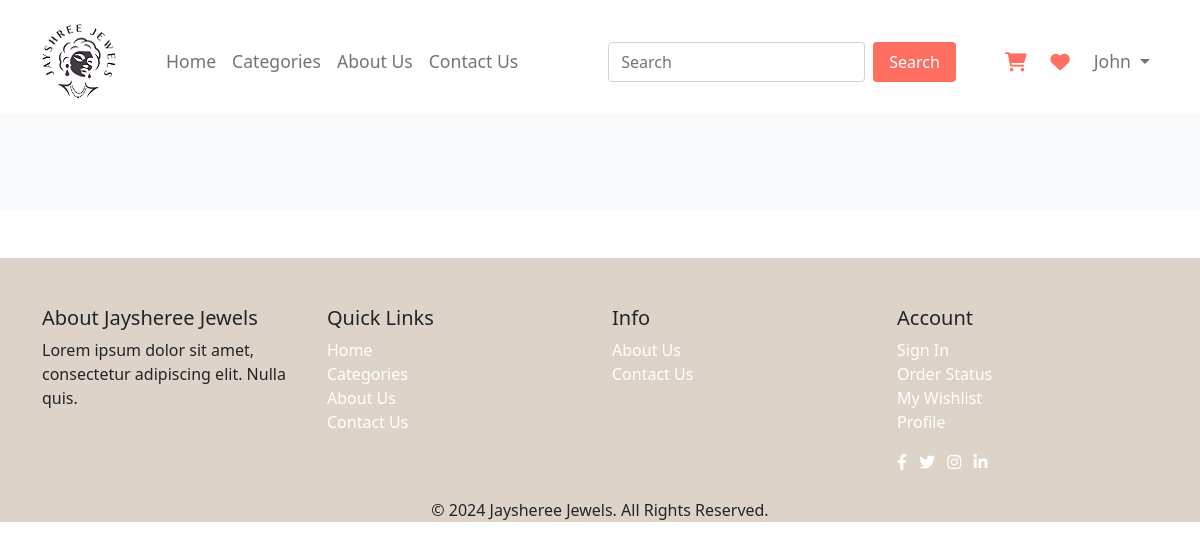
The page /user/single-product.php?p_code=PRO02 on the database as committed earlier.
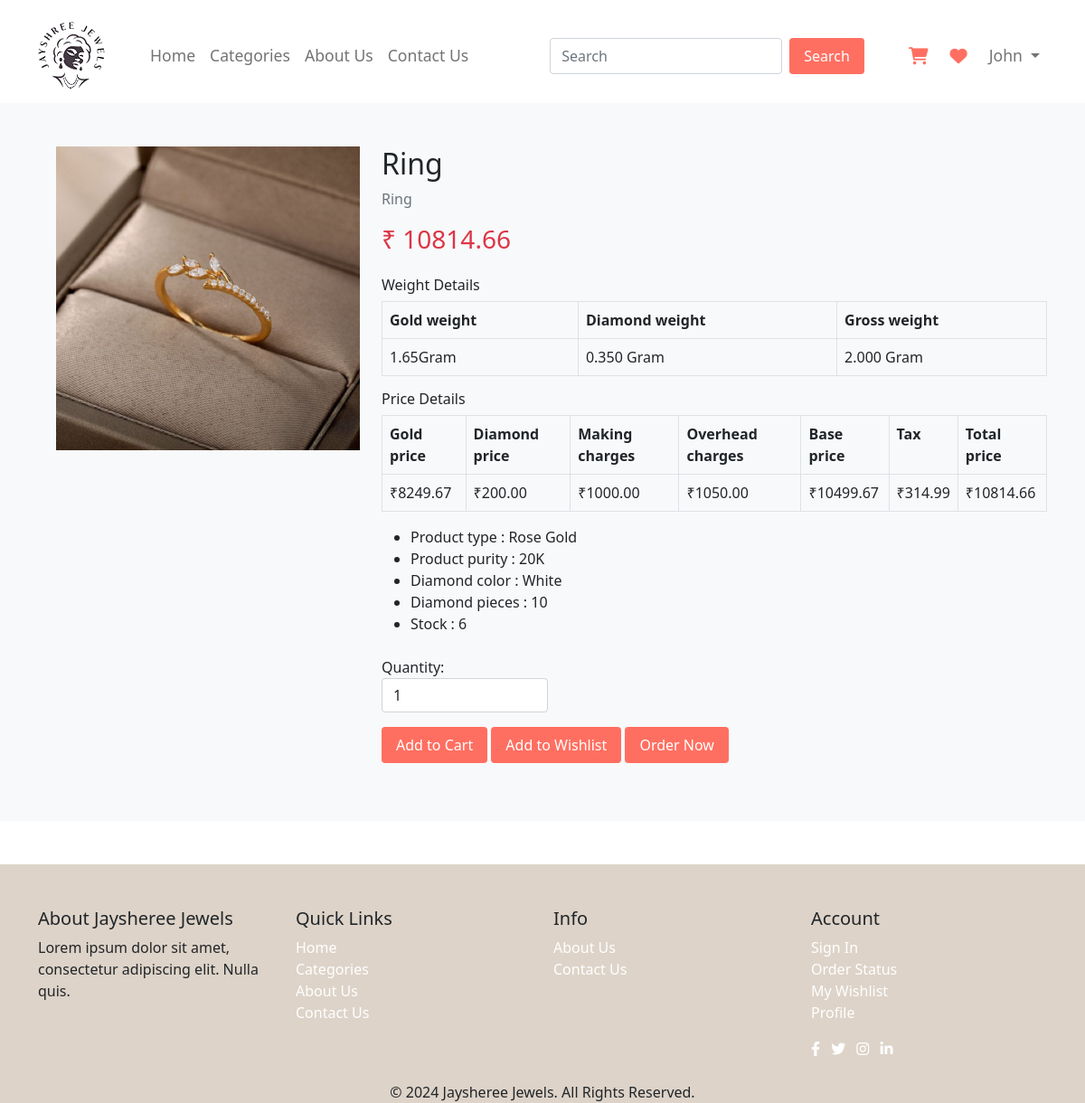
The same page on the database as committed later.
### tables this page shows
CREATE TABLE `product_tbl` (
  `p_id` int(10) NOT NULL,
  `p_code` varchar(10) NOT NULL,
  `p_name` varchar(100) NOT NULL,
  `p_c_code` varchar(10) NOT NULL,
  `p_type` varchar(30) NOT NULL,
  `p_gross_weight` decimal(10,3) NOT NULL,
  `p_diamond_weight` decimal(5,3) NOT NULL,
  `p_diamond_pices` int(5) NOT NULL,
  `p_purity` varchar(50) NOT NULL,
  `p_gold_weight` decimal(5,2) NOT NULL,
  `p_gold_price` decimal(10,2) NOT NULL,
  `p_diamond_price` decimal(10,2) NOT NULL,
  `p_making_charge` decimal(10,2) NOT NULL,
  `p_overhead_charges` decimal(10,2) NOT NULL,
  `p_base_price` decimal(10,2) NOT NULL,
  `p_tax` decimal(10,2) NOT NULL,
  `p_total_price` decimal(10,2) NOT NULL,
  `p_diamond_color` varchar(30) NOT NULL,
  `p_stock` int(5) NOT NULL,
  `p_image` varchar(100) NOT NULL,
  `p_status` varchar(10) NOT NULL
);

CREATE TABLE `category_tbl` (
  `c_id` int(11) NOT NULL,
  `c_code` varchar(10) NOT NULL,
  `c_name` varchar(255) NOT NULL,
  `c_gender` varchar(10) NOT NULL,
  `c_image` varchar(255) DEFAULT NULL,
  `c_status` varchar(10) NOT NULL
);

### user/single-product.php (the view, shortened to what this page needs)
<?php
include_once 'header.php';
include_once '../conn.php';
$p_code = $_GET['p_code'];
$q = "select * from product_tbl P INNER JOIN category_tbl C on P.p_c_code=C.c_code where p_code='$p_code' ";
$result = mysqli_query($con, $q);
?>
<section class="product-page py-5 bg-light">
    <div class="container">
        <?php
        while ($r = mysqli_fetch_assoc($result)) {
            ?>
            <div class="row">
                <div class="col-md-4 d-flex">
                    <div class="col-md-12">
                        <div class="product-main-image">
                            <img id="mainProductImage" src="<?php echo $r['p_image']; ?>" class="img-fluid main-img"
                                alt="Main Product Image">
                        </div>
                    </div>
                </div>
                <div class="col-md-8">
                    <div class="product-details">
                        <h2><?php echo $r['p_name']; ?></h2>
                        <p class="text-muted"><?php echo $r['c_name']; ?></p>
                        <h3 class="text-danger">&#8377; <?php echo $r['p_total_price']; ?></h3>
                        <div class="mt-4">
                            <h6>Weight Details</h6>
                            <div class="table-responsive">
                                <table class="table table-bordered">
                                    <tr>
                                        <th>Gold weight</th>
                                        <th>Diamond weight</th>
                                        <th>Gross weight</th>
                                    </tr>
                                    <tr>
                                        <td><?php echo $r['p_gold_weight']; ?>Gram</td>
                                        <td><?php echo $r['p_diamond_weight']; ?> Gram</td>
                                        <td><?php echo $r['p_gross_weight']; ?> Gram</td>
                                    </tr>
                                </table>
                            </div>
                            <h6>Price Details</h6>
                            <div class="table-responsive">
                                <table class="table table-bordered">
                                    <tr>
                                        <th>Gold price</th>
                                        <th>Diamond price</th>
                                        <th>Making charges</th>
                                        <th>Overhead charges</th>
                                        <th>Base price</th>
                                        <th>Tax</th>
                                        <th>Total price</th>
                                    </tr>
                                    <tr>
                                        <td>₹<?php echo $r['p_gold_price']; ?></td>
                                        <td>₹<?php echo $r['p_diamond_price']; ?></td>
                                        <td>₹<?php echo $r['p_making_charge']; ?></td>
                                        <td>₹<?php echo $r['p_overhead_charges']; ?></td>
                                        <td>₹<?php echo $r['p_base_price']; ?></td>
                                        <td>₹<?php echo $r['p_tax']; ?></td>
                                        <td>₹<?php echo $r['p_total_price']; ?></td>
                                    </tr>
                                </table>
                            </div>
                            <ul>
                                <li>Product type : <?php echo $r['p_type']; ?></li>
                                <li>Product purity : <?php echo $r['p_purity']; ?></li>
                                <li>Diamond color : <?php echo $r['p_diamond_color']; ?></li>
                                <li>Diamond pieces : <?php echo $r['p_diamond_pices']; ?></li>
                                <li>Stock : <?php echo $r['p_stock']; ?></li>
                            </ul>
                        </div>
                        <div class="product-options mt-4">
                            <div class="form-group">
                                <label for="quantity">Quantity:</label>
                                <input type="number" id="quantity" name="quantity" value="1" class="form-control w-25">
                            </div>
                            <div class="form-group mt-3">
                                <a href="cart.php"><input type='submit' name='cart' value='Add to Cart' class='buy-now'></a>
                                <a href="wishlist.php"><input type='submit' name='wishlist' value='Add to Wishlist'
                                        class='buy-now'></a>
                                <a href="order.php"><input type='submit' name='order' value='Order Now' class='buy-now'></a>
                            </div>
                        </div>
                    </div>
                </div>
            </div>
            <?php
        }
        ?>
    </div>
</section>
<br /><br />
<?php
include_once('footer.php');
?>

### user/header.php (shortened to what this page needs)
<!DOCTYPE html>
<html lang="en">
<head>
    <link rel="stylesheet" href="../css/bootstrap.min.css">
    <link rel="stylesheet" href="../css/user_style.css">
    <link rel="stylesheet" href="https://cdnjs.cloudflare.com/ajax/libs/font-awesome/6.0.0-beta3/css/all.min.css">
</head>
<body>
<header>
    <div class="container-fluid">
        <nav class="navbar navbar-expand-lg navbar-light pt-4">
            <div class="container">
                <a href="index.php"><img src="../images/logo1.png" alt="Jayshree Jewels" class="img-fluid"></a>
                <div class="collapse navbar-collapse" id="navbarNav">
                    <ul class="navbar-nav mx-auto">
                        <li class="nav-item">
                            <a class="nav-link" href="index.php" data-page="home">Home</a>
                        </li>
                        <li class="nav-item">
                            <a class="nav-link" href="category.php" data-page="categories">Categories</a>
                        </li>
                        <li class="nav-item">
                            <a class="nav-link" href="aboutUs.php" data-page="about">About Us</a>
                        </li>
                        <li class="nav-item">
                            <a class="nav-link" href="contactUs.php" data-page="contact">Contact Us</a>
                        </li>
                    </ul>
                    <form class="d-flex ms-auto" action="search.php" method="GET">
                        <input class="form-control me-2" type="search" placeholder="Search" aria-label="Search" name="query">
                        <button class="buy-now" type="submit">Search</button>
                    </form>
                    <ul class="navbar-nav ms-auto d-flex align-items-center">
                        <li class="nav-item nav-icons">
                            <a class="nav-link" href="cart.php">
                                <i class="fas fa-shopping-cart"></i>
                            </a>
                        </li>
                        <li class="nav-item nav-icons">
                            <a class="nav-link" href="wishlist.php">
                                <i class="fas fa-heart"></i>
                            </a>
                        </li>
                        <li class="nav-item dropdown">
                            <a class="nav-link dropdown-toggle" href="#" id="navbarDropdown" role="button" data-bs-toggle="dropdown" aria-expanded="false">
                                John
                            </a>
                        </li>
                    </ul>
                </div>
            </div>
        </nav>
    </div>
</header>

### user/footer.php
    <footer class=" bg-footer text-dark pt-5">
        <div class="container">
            <div class="row">
                <div class="col-md-3">
                    <h5>About Jaysheree Jewels</h5>
                    <p>Lorem ipsum dolor sit amet, consectetur adipiscing elit. Nulla quis.</p>
                </div>
                <div class="col-md-3">
                    <h5>Quick Links</h5>
                    <ul class="list-unstyled">
                        <li><a href="index.php" class="text-white">Home</a></li>
                        <li><a href="category.php" class="text-white">Categories</a></li>
                        <li><a href="aboutUs.php" class="text-white">About Us</a></li>
                        <li><a href="contactUs.php" class="text-white">Contact Us</a></li>
                    </ul>
                </div>
                <div class="col-md-3">
                    <h5>Info</h5>
                    <ul class="list-unstyled">
                        <li><a href="aboutUs.php" class="text-white">About Us</a></li>
                        <li><a href="contactUs.php" class="text-white">Contact Us</a></li>
                    </ul>
                  </div>
                <div class="col-md-3">
                    <h5>Account</h5>
                    <ul class="list-unstyled">
                        <li><a href="signin.php" class="text-white">Sign In</a></li>
                        <li><a href="order-history.php" class="text-white">Order Status</a></li>
                        <li><a href="wishlist.php" class="text-white">My Wishlist</a></li>
                        <li><a href="profile.php" class="text-white">Profile</a></li>
                    </ul>
                    <div class="social-icons mt-3">
                        <a href="#" class="text-white me-2"><i class="fab fa-facebook-f"></i></a>
                        <a href="#" class="text-white me-2"><i class="fab fa-twitter"></i></a>
                        <a href="#" class="text-white me-2"><i class="fab fa-instagram"></i></a>
                        <a href="#" class="text-white"><i class="fab fa-linkedin-in"></i></a>
                    </div>
                </div>
            </div>
            <div class="row mt-4">
                <div class="col text-center">
                    <p class="mb-0">&copy; 2024 Jaysheree Jewels. All Rights Reserved.</p>
                </div>
            </div>
        </div>
    </footer>
</body>
</html>

### css/user_style.css (style rules this page uses)
body { overflow-x: hidden; }
.navbar-nav { white-space: nowrap; }
.nav-icons .nav-link { display: flex; align-items: center; padding: 0.5rem 1rem; }
.nav-icons .nav-link i { font-size: 1.2rem; margin-right: 0.5rem; color: #ff6f61; }
.navbar { padding: 15px 0; }
.navbar-nav .nav-link { color: #6b5841; font-size: 1.1em; padding: 0 20px; }
.buy-now { background-color: #ff6f61; color: #fff; padding: 0.5rem 1rem; border: none; border-radius: 4px; cursor: pointer; font-size: 1rem; transition: background-color 0.3s; }
body { display: flex; flex-direction: column; min-height: 100vh; }
.bg-footer { background-color: #ddd3c8; color: #fff; }
.product-main-image { position: relative; margin-left: 20px; }
.product-main-image img { width: 100%; transition: transform 0.2s ease; }

Rows that differ between the two databases and show on the page:
added product_tbl: p_image (picture), p_name "Ring", category_tbl.c_name "Ring", p_total_price "10814.66", p_gold_weight "1.65", p_diamond_weight "0.350", p_gross_weight "2.000", p_gold_price "8249.67", p_diamond_price "200.00", p_making_charge "1000.00", p_overhead_charges "1050.00", p_base_price "10499.67", p_tax "314.99", p_type "Rose Gold", p_purity "20K", p_diamond_color "White", p_diamond_pices "10", p_stock "6"
